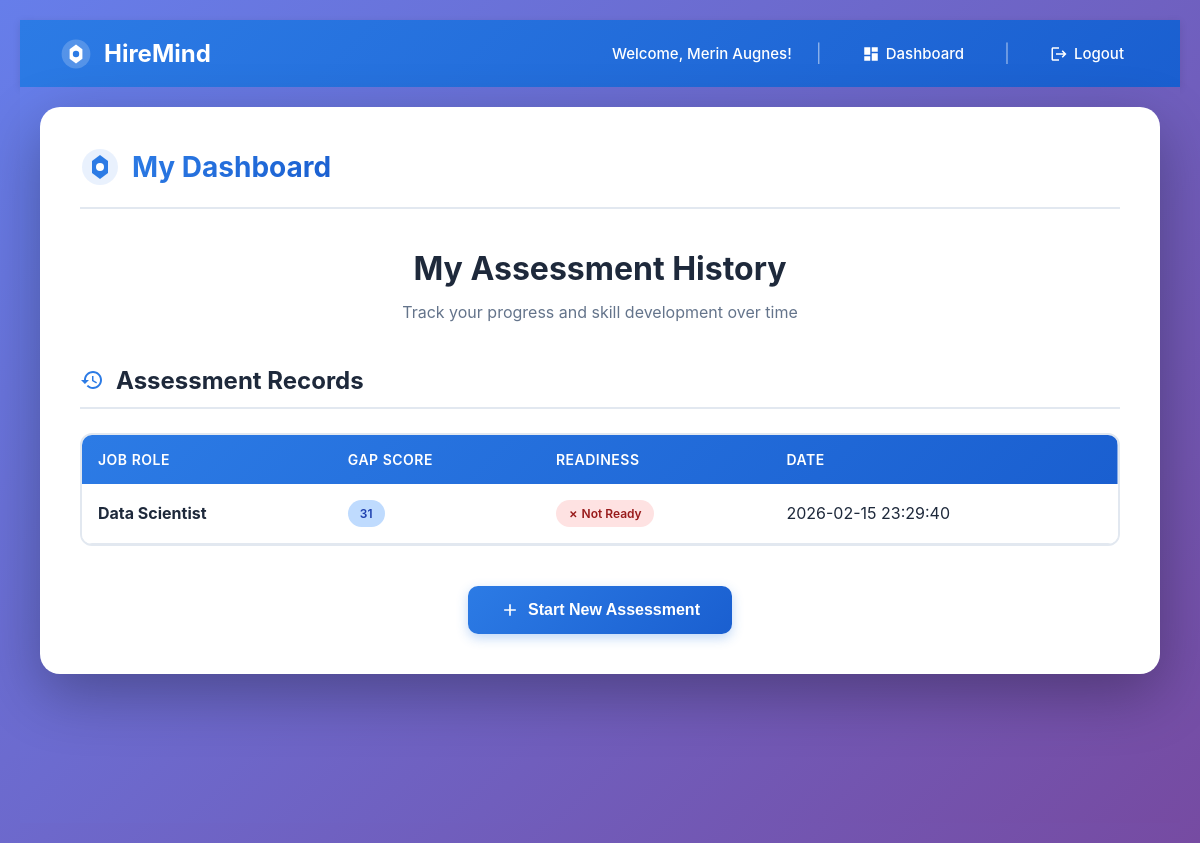
The page /dashboard (signed in) on the database as committed earlier.
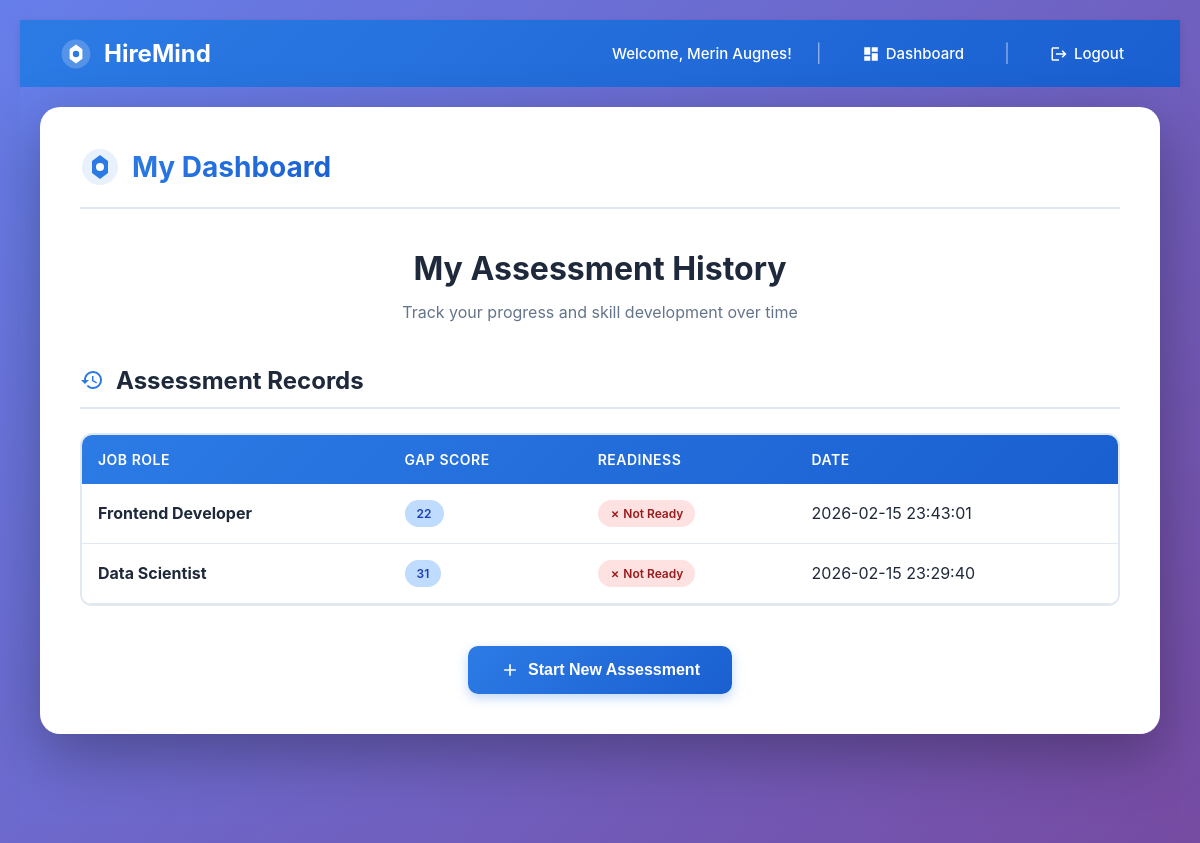
The same page on the database as committed later.
### tables this page shows
CREATE TABLE assessments (
            id INTEGER PRIMARY KEY AUTOINCREMENT,
            user_id INTEGER,
            job_role TEXT,
            total_gap INTEGER,
            readiness TEXT,
            created_at TEXT,
            FOREIGN KEY (user_id) REFERENCES users(id)
        );

### app.py (the view)
@app.route('/dashboard')
def dashboard():
    if 'user_id' not in session:
        return redirect(url_for('login'))
    conn = sqlite3.connect("hiremind.db")
    cursor = conn.cursor()
    cursor.execute("""
        SELECT id, job_role, total_gap, readiness, created_at
        FROM assessments
        WHERE user_id = ?
        ORDER BY created_at DESC
    """, (session['user_id'],))
    assessments = cursor.fetchall()
    conn.close()
    return render_template('dashboard.html', assessments=assessments)

### templates/dashboard.html (shortened to what this page needs)
{% extends "base.html" %}
{% block content %}
<head>
    <link rel="stylesheet" href="{{ url_for('static', filename='style.css') }}">
</head>
<div style="padding: 20px;">
    <div class="container">
        <div class="header">
            <div class="logo">
                <svg width="40" height="40" viewBox="0 0 40 40" fill="none">
                    <circle cx="20" cy="20" r="18" fill="#2C7BE5" opacity="0.1"/>
                    <path d="M20 8L28 14V26L20 32L12 26V14L20 8Z" fill="#2C7BE5"/>
                    <circle cx="20" cy="20" r="4" fill="white"/>
                </svg>
                <h1>My Dashboard</h1>
            </div>
        </div>
        <div class="content-header">
            <h2>My Assessment History</h2>
            <p class="subtitle">Track your progress and skill development over time</p>
        </div>
        {% if assessments %}
        <div class="section">
            <h3 class="section-title">
                <svg width="24" height="24" viewBox="0 0 24 24" fill="currentColor">
                    <path d="M13 3c-4.97 0-9 4.03-9 9H1l3.89 3.89.07.14L9 12H6c0-3.87 3.13-7 7-7s7 3.13 7 7-3.13 7-7 7c-1.93 0-3.68-.79-4.94-2.06l-1.42 1.42C8.27 19.99 10.51 21 13 21c4.97 0 9-4.03 9-9s-4.03-9-9-9zm-1 5v5l4.28 2.54.72-1.21-3.5-2.08V8H12z"/>
                </svg>
                Assessment Records
            </h3>
            <div class="table-container">
                <table class="modern-table">
                    <thead>
                        <tr>
                            <th>Job Role</th>
                            <th>Gap Score</th>
                            <th>Readiness</th>
                            <th>Date</th>
                        </tr>
                    </thead>
                    <tbody>
                        {% for a in assessments %}
                        <tr>
                            <td><strong>{{ a[1] }}</strong></td>
                            <td><span class="level-badge level-2">{{ a[2] }}</span></td>
                            <td>
                                <span class="status-badge {% if 'Job Ready' in a[3] %}status-Strong{% elif 'Almost' in a[3] %}status-Weak{% else %}status-Missing{% endif %}">
                                    {% if 'Job Ready' in a[3] %}✓
                                    {% elif 'Almost' in a[3] %}!
                                    {% else %}✗
                                    {% endif %}
                                    {{ a[3] }}
                                </span>
                            </td>
                            <td>{{ a[4] }}</td>
                        </tr>
                        {% endfor %}
                    </tbody>
                </table>
            </div>
        </div>
        {% endif %}
        <div class="button-container">
            <button onclick="window.location.href='/'" class="btn-primary">
                <svg width="20" height="20" viewBox="0 0 24 24" fill="currentColor">
                    <path d="M19 13h-6v6h-2v-6H5v-2h6V5h2v6h6v2z"/>
                </svg>
                Start New Assessment
            </button>
        </div>
    </div>
</div>
{% endblock %}

### templates/base.html (shortened to what this page needs)
<!DOCTYPE html>
<html>
<head>
    <link rel="stylesheet" href="{{ url_for('static', filename='style.css') }}">
</head>
<body>
{% if session.get('username') %}
<div class="top-nav">
    <div class="nav-brand">
        <svg width="32" height="32" viewBox="0 0 40 40" fill="none">
            <circle cx="20" cy="20" r="18" fill="white" opacity="0.2"/>
            <path d="M20 8L28 14V26L20 32L12 26V14L20 8Z" fill="white"/>
            <circle cx="20" cy="20" r="4" fill="#2C7BE5"/>
        </svg>
        HireMind
    </div>
    <div class="nav-links">
        <span class="nav-welcome">Welcome, {{ session['username'] }}!</span>
        <span class="nav-divider">|</span>
        <a href="/dashboard" class="nav-link">
            <svg width="18" height="18" viewBox="0 0 24 24" fill="currentColor">
                <path d="M3 13h8V3H3v10zm0 8h8v-6H3v6zm10 0h8V11h-8v10zm0-18v6h8V3h-8z"/>
            </svg>
            Dashboard
        </a>
        <span class="nav-divider">|</span>
        <a href="/logout" class="nav-link">
            <svg width="18" height="18" viewBox="0 0 24 24" fill="currentColor">
                <path d="M17 7l-1.41 1.41L18.17 11H8v2h10.17l-2.58 2.58L17 17l5-5zM4 5h8V3H4c-1.1 0-2 .9-2 2v14c0 1.1.9 2 2 2h8v-2H4V5z"/>
            </svg>
            Logout
        </a>
    </div>
</div>
{% endif %}
<div class="page-content">
    {% block content %}{% endblock %}
</div>
</body>
</html>

### static/style.css (style rules this page uses)
* { margin: 0; padding: 0; box-sizing: border-box; }
body { font-family: -apple-system, BlinkMacSystemFont, 'Segoe UI', 'Roboto', 'Oxygen', 'Ubuntu', 'Cantarell', sans-serif; background: linear-gradient(135deg, #667eea 0%, #764ba2 100%); min-height: 100vh; padding: 20px; color: #1e293b; }
.container { max-width: 1200px; margin: 0 auto; background: #ffffff; padding: 40px; border-radius: 20px; box-shadow: 0 20px 60px rgba(0, 0, 0, 0.3); animation: slideIn 0.6s ease-out; }
.header { display: flex; justify-content: space-between; align-items: center; margin-bottom: 40px; padding-bottom: 20px; border-bottom: 2px solid #e2e8f0; }
.logo { display: flex; align-items: center; gap: 12px; }
.logo h1 { font-size: 28px; font-weight: 700; background: linear-gradient(135deg, #2C7BE5 0%, #1a5fd0 100%); -webkit-background-clip: text; -webkit-text-fill-color: transparent; background-clip: text; }
.content-header { text-align: center; margin-bottom: 40px; }
.content-header h2 { font-size: 32px; color: #1e293b; margin-bottom: 12px; font-weight: 700; }
.subtitle { color: #64748b; font-size: 16px; line-height: 1.6; max-width: 600px; margin: 0 auto; }
.level-2 { background: #3b82f6; }
.section { margin-bottom: 40px; }
.section-title { display: flex; align-items: center; gap: 12px; font-size: 24px; color: #1e293b; font-weight: 700; margin-bottom: 24px; padding-bottom: 12px; border-bottom: 2px solid #e2e8f0; }
.section-title svg { color: #2C7BE5; }
.table-container { overflow-x: auto; border-radius: 12px; border: 2px solid #e2e8f0; }
.modern-table { width: 100%; border-collapse: collapse; background: white; }
.modern-table thead { background: linear-gradient(135deg, #2C7BE5 0%, #1a5fd0 100%); }
.modern-table th { padding: 16px; text-align: left; color: white; font-weight: 600; font-size: 14px; text-transform: uppercase; letter-spacing: 0.5px; }
.modern-table td { padding: 16px; border-bottom: 1px solid #e2e8f0; }
.level-badge { display: inline-block; padding: 6px 12px; border-radius: 20px; font-size: 12px; font-weight: 600; }
.level-badge.level-2 { background: #bfdbfe; color: #1e40af; }
.status-badge { display: inline-flex; align-items: center; gap: 6px; padding: 6px 12px; border-radius: 20px; font-size: 12px; font-weight: 600; }
.status-Missing { background: #fee2e2; color: #991b1b; }
.button-container { display: flex; justify-content: center; gap: 16px; margin-top: 40px; }
button, .btn-primary, .btn-secondary { padding: 14px 32px; border: none; border-radius: 10px; font-size: 16px; font-weight: 600; cursor: pointer; transition: all 0.3s ease; display: inline-flex; align-items: center; gap: 8px; }
.btn-primary, button[type="submit"] { background: linear-gradient(135deg, #2C7BE5 0%, #1a5fd0 100%); color: white; box-shadow: 0 4px 12px rgba(44, 123, 229, 0.3); }

### templates/base.html (style rules this page uses)
body { margin: 0; padding: 0; }
.top-nav { background: linear-gradient(135deg, #2C7BE5 0%, #1a5fd0 100%); padding: 16px 40px; box-shadow: 0 2px 8px rgba(0, 0, 0, 0.1); display: flex; justify-content: space-between; align-items: center; }
.nav-brand { display: flex; align-items: center; gap: 12px; color: white; font-size: 24px; font-weight: 700; }
.nav-links { display: flex; align-items: center; gap: 24px; }
.nav-welcome { color: white; font-size: 15px; font-weight: 500; }
.nav-link { color: white; text-decoration: none; font-size: 15px; font-weight: 500; padding: 8px 16px; border-radius: 6px; transition: all 0.3s ease; display: inline-flex; align-items: center; gap: 6px; }
.nav-divider { color: rgba(255, 255, 255, 0.5); font-size: 18px; }
.page-content { padding: 0; background: linear-gradient(135deg, #667eea 0%, #764ba2 100%); min-height: calc(100vh - 64px); }

Rows that differ between the two databases and show on the page:
added assessments: job_role "Frontend Developer", total_gap "22", readiness "Not Ready", created_at "2026-02-15 23:43:01"
